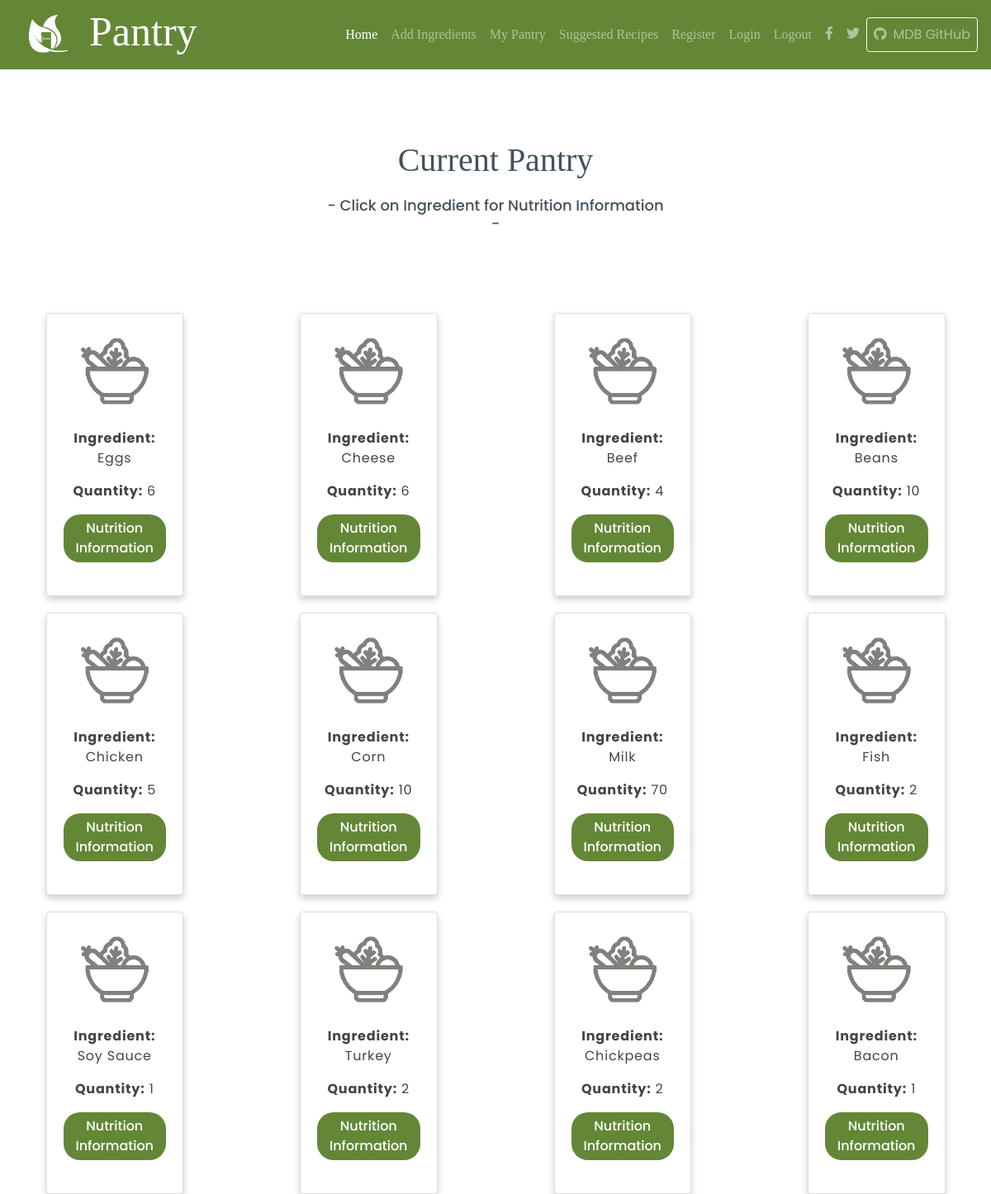
The page /inventory (signed in) on the database its author committed.
### fridge/models.py (models this page shows, shortened)
class Ingredientlist(db.Model):
    id = db.Column(db.Integer, primary_key = True)
    ingredient_col = db.Column(db.String(200))
    quantity = db.Column(db.Integer, nullable = False)
    user_id = db.Column(db.Integer, db.ForeignKey('user.id'), nullable = False)

### fridge/routes.py (the view)
@app.route('/inventory')
@login_required
def inventory():
    user_id = current_user.id
    query_inventory = Ingredientlist.query.filter_by(user_id = user_id).all()
    return render_template("inventory.html", query_inventory=query_inventory)

### fridge/models.py (called while the page is built)
@login.user_loader
def load_user(user_id):
    return User.query.get(int(user_id))

### fridge/templates/inventory.html
{% extends 'base.html' %}
{% block content %}
{% if current_user.is_authenticated %}
<div class="fluid-container ">
    <div class="row">
        <div class="col-md-3"></div>
        <div class="col-md-6 inventory-list-holder">
            <h1 class="margin-top">Current Pantry</h1>
            <h6 class="subheading">- Click on Ingredient for Nutrition Information -</h6>
        </div>
        <div class="col-md-3"></div>
    </div>
    <div class="row">
        {% for i in query_inventory %}
        <div class="col-md-3 align-items margin-top justify">
            <div class="card margin-top change-width">
                <img src="../static/images/placeholder.png">
                <p class="ingredients margin-top">
                    <b>Ingredient:</b>
                    {{ i.ingredient_col }}
                <p class="ingredients">
                    <b>Quantity:</b>
                    {{ i.quantity }}
                </p>
                <a href="{{ url_for('ingredient_detail', ingredient_id = i.id) }}"><button
                        class="green-button">Nutrition Information</button></a>
            </div>
        </div>
        {% endfor %}
    </div>
</div>
{% endif %}
{% endblock content %}

### fridge/static/css/main.css (style rules this page uses)
p { font-family: 'Playfair Display', serif; letter-spacing: 0.1vh; font-size: 20px; color:#43515c; }
a { font-family: 'Poppins', sans-serif; text-decoration: none !important; }
.green-button { background-color: #638736; border: none; color:white; font-family: 'Poppins', sans-serif; border-radius: 20px; padding:5px 10px; font-weight: 500; }
.margin-top { margin-top: 20px; }
.align-items { text-align: center; }
.ingredients { color: #444; font-size: 16px; text-transform: capitalize; font-family: 'Poppins', sans-serif; }
.inventory-list-holder { background-color: white; padding: 50px 100px; text-align: center; margin-top: 100px; }
h2,h1,h6 { font-family: 'Playfair Display', serif; color:#43515c; }
.view,body,html { height:100% }
.subheading { font-family: 'Poppins', sans-serif; font-size: 18px; margin-top:20px; }
.card { box-shadow: 0 4px 8px 0 rgba(0,0,0,0.2); transition: 0.3s; width: 400px; height: 100%; padding: 20px; }
.justify { text-align: center; display:flex; justify-content:center; }
.change-width { width: 60% !important; }

### rows shown on the page
Ingredientlist: ingredient_col "Eggs", quantity "6"
Ingredientlist: ingredient_col "Cheese", quantity "6"
Ingredientlist: ingredient_col "Beef", quantity "4"
Ingredientlist: ingredient_col "Beans", quantity "10"
Ingredientlist: ingredient_col "Chicken", quantity "5"
Ingredientlist: ingredient_col "Corn", quantity "10"
Ingredientlist: ingredient_col "Milk", quantity "70"
Ingredientlist: ingredient_col "Fish", quantity "2"
Ingredientlist: ingredient_col "Soy Sauce", quantity "1"
Ingredientlist: ingredient_col "Turkey", quantity "2"
Ingredientlist: ingredient_col "Chickpeas", quantity "2"
Ingredientlist: ingredient_col "Bacon", quantity "1"
